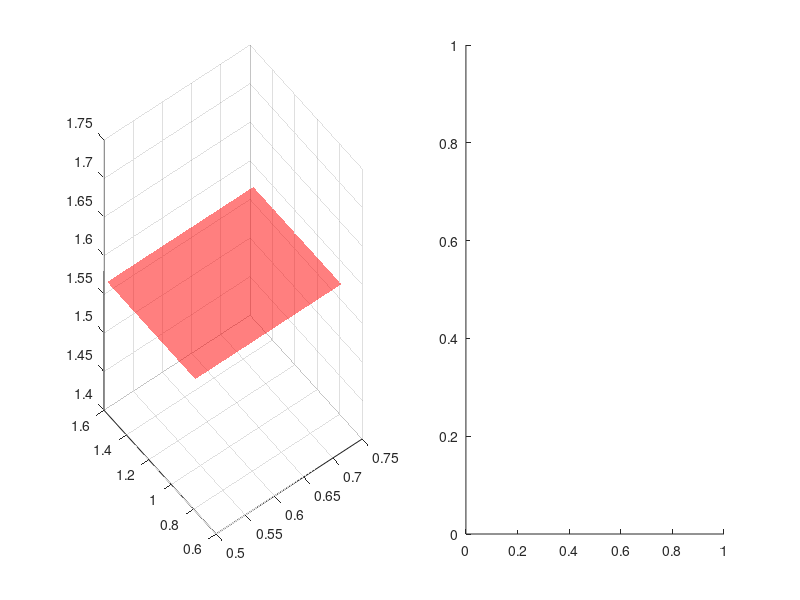

This figure's MATLAB source: (Note: this script raises an error after producing the figure.)
N     = 5; % Number of subdivisions for total volume
r     = linspace(0,1,N);
theta = linspace(0,pi,N);
phi   = linspace(0,2*pi,N);

i = 3; j = 2; k = 2;  % index of subdivisions
n = 10; % number of subdivisions for subvolume

subplot(1,2,1);
[R,Theta] = meshgrid(linspace(r(i),r(i+1),n), linspace(theta(j),theta(j+1),n));
Phi     = phi(k)*ones(size(R));
surf(R,Theta,Phi,'facealpha', .5, 'facecolor', 'r', 'edgecolor', 'none')
hold on;
subplot(1,2,2);
[X,Y,Z] = sphericalCoordinate(R,Theta,Phi);
surf(X,Y,Z,'facealpha', .5, 'facecolor', 'r', 'edgecolor', 'none')
hold on;
subplot(1,2,1);
Phi     = phi(k+1)*ones(size(R));
surf(R,Theta,Phi,'facealpha', .5, 'facecolor', 'r', 'edgecolor', 'none')
subplot(1,2,2);
[X,Y,Z] = sphericalCoordinate(R,Theta,Phi);
surf(X,Y,Z,'facealpha', .5, 'facecolor', 'r', 'edgecolor', 'none')

subplot(1,2,1)
[Theta,Phi] = meshgrid(linspace(theta(j),theta(j+1),n), linspace(phi(k),phi(k+1),n));
R     = r(i)*ones(size(Theta));
surf(R,Theta,Phi,'facealpha', .5, 'facecolor', 'g', 'edgecolor', 'none')
subplot(1,2,2);
[X,Y,Z] = sphericalCoordinate(R,Theta,Phi);
surf(X,Y,Z,'facealpha', .5, 'facecolor', 'g', 'edgecolor', 'none')
subplot(1,2,1);
R     = r(i+1)*ones(size(R));
surf(R,Theta,Phi,'facealpha', .5, 'facecolor', 'g', 'edgecolor', 'none')
subplot(1,2,2);
[X,Y,Z] = sphericalCoordinate(R,Theta,Phi);
surf(X,Y,Z,'facealpha', .5, 'facecolor', 'g', 'edgecolor', 'none')

subplot(1,2,1)
[Phi,R] = meshgrid(linspace(phi(k),phi(k+1),n), linspace(r(i),r(i+1),n));
Theta     = theta(j)*ones(size(Phi));
surf(R,Theta,Phi,'facealpha', .5, 'facecolor', 'b', 'edgecolor', 'none')
subplot(1,2,2);
[X,Y,Z] = sphericalCoordinate(R,Theta,Phi);
surf(X,Y,Z,'facealpha', .5, 'facecolor', 'b', 'edgecolor', 'none')
subplot(1,2,1)
Theta     = theta(j+1)*ones(size(Phi));
surf(R,Theta,Phi,'facealpha', .5, 'facecolor', 'b', 'edgecolor', 'none')
hold off;
axis equal;
axis([0,1,0,pi,0,2*pi])
title([num2str(k), 'th cube in (r,\theta,\phi)-space'], 'fontsize', 20)
xlabel('r', 'fontsize', 20); 
ylabel('\theta', 'fontsize', 20); 
zlabel('\phi', 'fontsize', 20);
subplot(1,2,2)
[X,Y,Z] = sphericalCoordinate(R,Theta,Phi);
surf(X,Y,Z,'facealpha', .5, 'facecolor', 'b', 'edgecolor', 'none')
hold off;
axis equal;
axis([-1,1,-1,1,-1,1]);
title(['Corresponding volume in (x,y,z)-space'], 'fontsize', 20)
xlabel('x', 'fontsize', 20); 
ylabel('y', 'fontsize', 20); 
zlabel('z', 'fontsize', 20);

function [x,y,z] = sphericalCoordinate(r,theta,phi)
    x = r.*sin(theta).*cos(phi);
    y = r.*sin(theta).*sin(phi);
    z = r.*cos(theta);
end